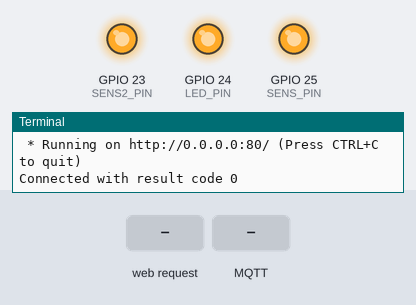
The program below on a simulated Raspberry Pi (BCM pin numbers). Parts: output pins drawn as LEDs (lit = HIGH), the last lines printed to the terminal. Inputs (shaded band) come from the test bench. No MQTT or app messages arrive unless stated; the clock reads 2024-03-15 10:24:30 at power-on unless the program sets it.

Above: at 1.3 s.
1.4 s: HTTP request for /LED_PIN/on received
At 2.6 s:
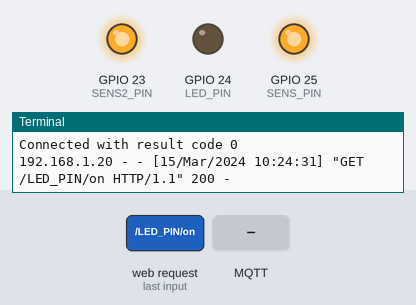
2.9 s: HTTP request for /SENS_PIN/on received
At 4.0 s:
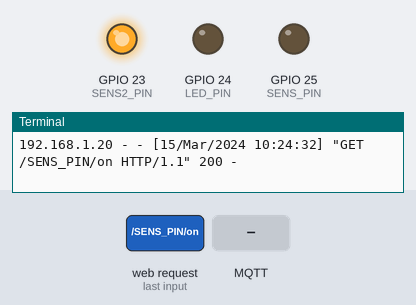
4.4 s: MQTT message "OFF" arrives on the first subscribed topic
At 4.8 s:
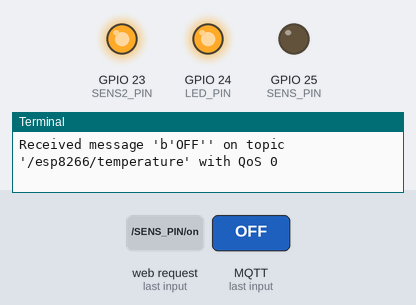
5.9 s: HTTP request for /SENS2_PIN/on received
At 6.3 s:
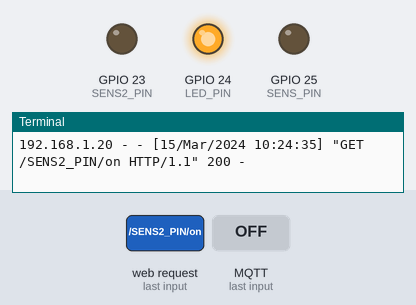
7.4 s: MQTT message "ON" arrives on the first subscribed topic
At 8.3 s:
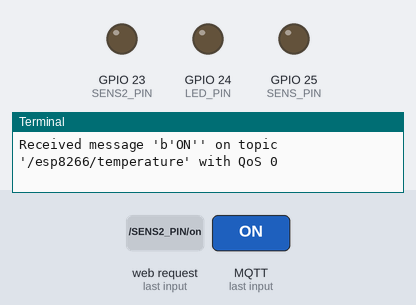
8.9 s: HTTP request for /SENS_PIN/off received
At 9.7 s:
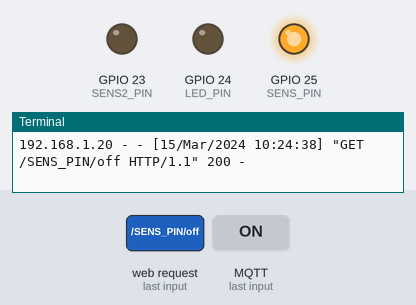
Timing chart, 0 to 11.4 s (numbered marks = the images above; inputs shaded):
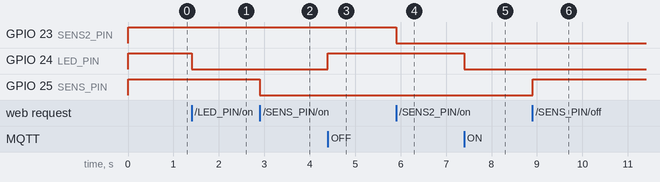

Measured:
- after the input at 1.4 s, GPIO 24 (LED_PIN): HIGH → LOW at once
- after the input at 2.9 s, GPIO 25 (SENS_PIN): HIGH → LOW at once
- after the input at 4.4 s, GPIO 24 (LED_PIN): LOW → HIGH at once
- after the input at 5.9 s, GPIO 23 (SENS2_PIN): HIGH → LOW at once
- after the input at 7.4 s, GPIO 24 (LED_PIN): HIGH → LOW at once
- after the input at 8.9 s, GPIO 25 (SENS_PIN): LOW → HIGH at once

The program:

rpi_gpio.py
```python
# RPi,MQTT,Flask import
import time
import RPi.GPIO as GPIO
import paho.mqtt.client as mqtt
from flask import Flask, render_template, request

# Configuration:
LED_PIN        = 24
SENS_PIN       = 25
SENS2_PIN      = 23
#initialize GPIO status variables
fan_status = 0
pipe1_status = 0
pipe2_status = 0
# Initialize GPIO for LED and button.
GPIO.setmode(GPIO.BCM)
GPIO.setwarnings(False)
GPIO.setup(LED_PIN, GPIO.OUT)
GPIO.setup(SENS_PIN, GPIO.OUT)
GPIO.setup(SENS2_PIN, GPIO.OUT)
GPIO.output(LED_PIN, GPIO.HIGH)
GPIO.output(SENS_PIN, GPIO.HIGH)
GPIO.output(SENS2_PIN, GPIO.HIGH)

app = Flask(__name__)
app.config['SECRET_KEY'] = 'secret!'


# The callback for when the client receives a CONNACK response from the server.
def on_connect(client, userdata, flags, rc):
    print("Connected with result code "+str(rc))

    # Subscribing in on_connect() means that if we lose the connection and
    # reconnect then subscriptions will be renewed.
    client.subscribe("/esp8266/temperature")
    client.subscribe("/esp8266/moisture")
    client.subscribe("/esp8266/moisture2")

# The callback for when a PUBLISH message is received from the ESP8266.
def on_message(client, userdata, message):
    print("Received message '" + str(message.payload) + "' on topic '"
        + message.topic + "' with QoS " + str(message.qos))
    if message.topic == "/esp8266/temperature":
        #print("temperature update")
        if message.payload == b'ON':
           GPIO.output(LED_PIN, GPIO.LOW)
        if message.payload == b'OFF':
           GPIO.output(LED_PIN, GPIO.HIGH)

    if message.topic == "/esp8266/moisture":
        if message.payload == b'PIPE1_ON':
            GPIO.output(SENS_PIN, GPIO.LOW)
        if message.payload == b'PIPE1_OFF':
            GPIO.output(SENS_PIN, GPIO.HIGH)

    if message.topic == "/esp8266/moisture2":
        if message.payload == b'PIPE2_ON':
            GPIO.output(SENS2_PIN, GPIO.LOW)
        if message.payload == b'PIPE2_OFF':
            GPIO.output(SENS2_PIN, GPIO.HIGH)

mqttclient=mqtt.Client()
mqttclient.on_connect = on_connect
mqttclient.on_message = on_message
mqttclient.connect("localhost",1883,60)
mqttclient.loop_start()

@app.route("/")
def index():
	# Read Sensors Status
	fan_status = GPIO.input(LED_PIN)
	pipe1_status = GPIO.input(SENS_PIN)
	pipe2_status = GPIO.input(SENS2_PIN)
	templateData = {
              'title' : 'GPIO output Status!',
              'LED_PIN'  : fan_status,
              'SENS_PIN'  : pipe1_status,
              'SENS2_PIN'  : pipe2_status,
        }
	return render_template('index.html', **templateData)

@app.route("/<deviceName>/<action>")
def action(deviceName, action):
	if deviceName == 'LED_PIN':
		actuator = LED_PIN
	if deviceName == 'SENS_PIN':
		actuator = SENS_PIN
	if deviceName == 'SENS2_PIN':
		actuator = SENS2_PIN

	if action == "on":
		GPIO.output(actuator, GPIO.LOW)
	if action == "off":
		GPIO.output(actuator, GPIO.HIGH)

	fan_status   = GPIO.input(LED_PIN)
	pipe1_status = GPIO.input(SENS_PIN)
	pipe2_status = GPIO.input(SENS2_PIN)

	templateData = {
              'LED_PIN'  : fan_status,
              'SENS_PIN'  : pipe1_status,
              'SENS2_PIN'  : pipe2_status,
	}
	return render_template('index.html', **templateData)


if __name__ == "__main__":
   app.run(host='0.0.0.0', port=80, debug=True)
```
